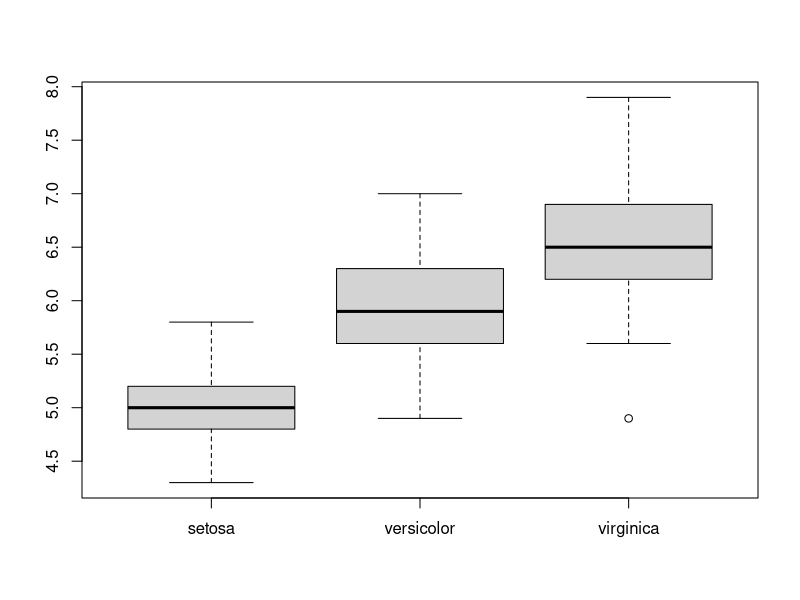

R code for this plot:
#r2-zad7
data(iris)
iris

library(tidyr)
library(dplyr)
library(reshape2)
library(reshape)
data(iris)

dev.new()
png("iris.png")
df = iris %>% # load
  select(Species, Sepal.Length) %>% # select those 2 cols
  group_by(Species) %>% # group
  mutate(row = row_number()) %>% # identify values (just to be able to distinct)
  pivot_wider(names_from = Species, values_from = Sepal.Length) %>% # (rearrange)
  select(-row) # ignore ids
boxplot(df)
dev.off()
